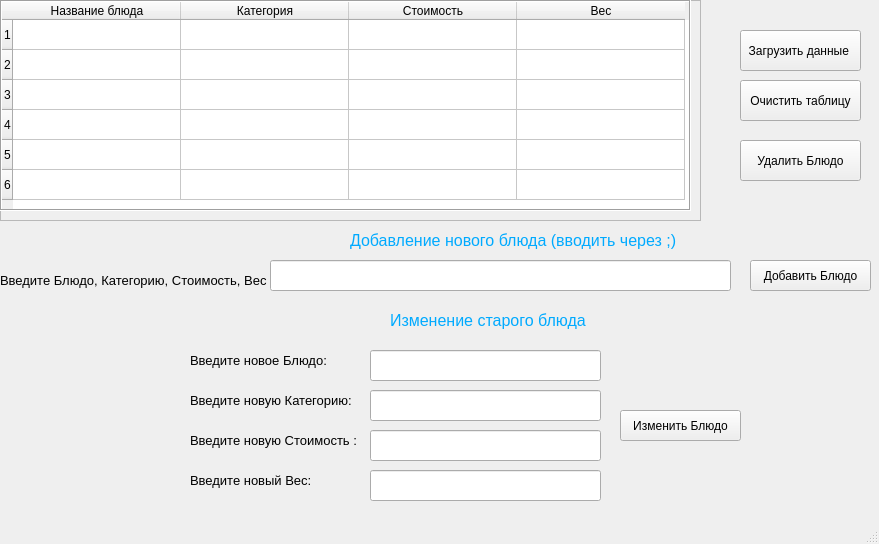
<?xml version="1.0" encoding="UTF-8"?>
<ui version="4.0">
 <class>MainWindow</class>
 <widget class="QMainWindow" name="MainWindow">
  <property name="enabled">
   <bool>true</bool>
  </property>
  <property name="geometry">
   <rect>
    <x>0</x>
    <y>0</y>
    <width>879</width>
    <height>544</height>
   </rect>
  </property>
  <property name="windowTitle">
   <string>Список блюд</string>
  </property>
  <property name="styleSheet">
   <string notr="true"/>
  </property>
  <widget class="QWidget" name="centralwidget">
   <widget class="QFrame" name="frame">
    <property name="geometry">
     <rect>
      <x>0</x>
      <y>0</y>
      <width>701</width>
      <height>221</height>
     </rect>
    </property>
    <property name="frameShape">
     <enum>QFrame::StyledPanel</enum>
    </property>
    <property name="frameShadow">
     <enum>QFrame::Raised</enum>
    </property>
    <widget class="QTableWidget" name="tableWidget">
     <property name="geometry">
      <rect>
       <x>0</x>
       <y>0</y>
       <width>691</width>
       <height>211</height>
      </rect>
     </property>
     <property name="styleSheet">
      <string notr="true"/>
     </property>
     <property name="frameShape">
      <enum>QFrame::Box</enum>
     </property>
     <property name="frameShadow">
      <enum>QFrame::Sunken</enum>
     </property>
     <property name="textElideMode">
      <enum>Qt::ElideRight</enum>
     </property>
     <property name="rowCount">
      <number>6</number>
     </property>
     <property name="columnCount">
      <number>4</number>
     </property>
     <attribute name="horizontalHeaderVisible">
      <bool>true</bool>
     </attribute>
     <attribute name="horizontalHeaderCascadingSectionResizes">
      <bool>false</bool>
     </attribute>
     <attribute name="horizontalHeaderDefaultSectionSize">
      <number>168</number>
     </attribute>
     <row/>
     <row/>
     <row/>
     <row/>
     <row/>
     <row/>
     <column>
      <property name="text">
       <string>Название блюда</string>
      </property>
     </column>
     <column>
      <property name="text">
       <string>Категория</string>
      </property>
     </column>
     <column>
      <property name="text">
       <string>Стоимость</string>
      </property>
     </column>
     <column>
      <property name="text">
       <string>Вес</string>
      </property>
     </column>
    </widget>
   </widget>
   <widget class="QPushButton" name="pushButton_2">
    <property name="geometry">
     <rect>
      <x>740</x>
      <y>80</y>
      <width>121</width>
      <height>41</height>
     </rect>
    </property>
    <property name="text">
     <string>Очистить таблицу</string>
    </property>
   </widget>
   <widget class="QPushButton" name="pushButton">
    <property name="geometry">
     <rect>
      <x>740</x>
      <y>30</y>
      <width>121</width>
      <height>41</height>
     </rect>
    </property>
    <property name="text">
     <string>Загрузить данные </string>
    </property>
   </widget>
   <widget class="QPushButton" name="pushButton_3">
    <property name="geometry">
     <rect>
      <x>750</x>
      <y>260</y>
      <width>121</width>
      <height>31</height>
     </rect>
    </property>
    <property name="text">
     <string>Добавить Блюдо</string>
    </property>
   </widget>
   <widget class="QLabel" name="label_3">
    <property name="geometry">
     <rect>
      <x>190</x>
      <y>350</y>
      <width>151</width>
      <height>21</height>
     </rect>
    </property>
    <property name="font">
     <font>
      <pointsize>10</pointsize>
     </font>
    </property>
    <property name="text">
     <string>Введите новое Блюдо:</string>
    </property>
   </widget>
   <widget class="QLineEdit" name="lineEdit_2">
    <property name="geometry">
     <rect>
      <x>370</x>
      <y>350</y>
      <width>231</width>
      <height>31</height>
     </rect>
    </property>
    <property name="font">
     <font>
      <family>MS Shell Dlg 2</family>
      <pointsize>8</pointsize>
      <weight>75</weight>
      <bold>true</bold>
     </font>
    </property>
   </widget>
   <widget class="QPushButton" name="pushButton_4">
    <property name="geometry">
     <rect>
      <x>740</x>
      <y>140</y>
      <width>121</width>
      <height>41</height>
     </rect>
    </property>
    <property name="text">
     <string>Удалить Блюдо</string>
    </property>
   </widget>
   <widget class="QPushButton" name="pushButton_5">
    <property name="geometry">
     <rect>
      <x>620</x>
      <y>410</y>
      <width>121</width>
      <height>31</height>
     </rect>
    </property>
    <property name="text">
     <string>Изменить Блюдо</string>
    </property>
   </widget>
   <widget class="QLineEdit" name="lineEdit_3">
    <property name="geometry">
     <rect>
      <x>370</x>
      <y>390</y>
      <width>231</width>
      <height>31</height>
     </rect>
    </property>
    <property name="font">
     <font>
      <pointsize>8</pointsize>
     </font>
    </property>
   </widget>
   <widget class="QLineEdit" name="lineEdit_4">
    <property name="geometry">
     <rect>
      <x>370</x>
      <y>430</y>
      <width>231</width>
      <height>31</height>
     </rect>
    </property>
    <property name="font">
     <font>
      <pointsize>8</pointsize>
     </font>
    </property>
   </widget>
   <widget class="QLineEdit" name="lineEdit_5">
    <property name="geometry">
     <rect>
      <x>370</x>
      <y>470</y>
      <width>231</width>
      <height>31</height>
     </rect>
    </property>
    <property name="font">
     <font>
      <pointsize>8</pointsize>
     </font>
    </property>
   </widget>
   <widget class="QLabel" name="label_4">
    <property name="geometry">
     <rect>
      <x>190</x>
      <y>390</y>
      <width>161</width>
      <height>21</height>
     </rect>
    </property>
    <property name="font">
     <font>
      <pointsize>10</pointsize>
     </font>
    </property>
    <property name="text">
     <string>Введите новую Категорию:</string>
    </property>
   </widget>
   <widget class="QLabel" name="label_5">
    <property name="geometry">
     <rect>
      <x>190</x>
      <y>430</y>
      <width>171</width>
      <height>21</height>
     </rect>
    </property>
    <property name="font">
     <font>
      <pointsize>10</pointsize>
     </font>
    </property>
    <property name="text">
     <string>Введите новую Стоимость :</string>
    </property>
   </widget>
   <widget class="QLabel" name="label_6">
    <property name="geometry">
     <rect>
      <x>190</x>
      <y>470</y>
      <width>141</width>
      <height>21</height>
     </rect>
    </property>
    <property name="font">
     <font>
      <pointsize>10</pointsize>
     </font>
    </property>
    <property name="text">
     <string>Введите новый Вес:</string>
    </property>
   </widget>
   <widget class="QLabel" name="label_2">
    <property name="geometry">
     <rect>
      <x>0</x>
      <y>270</y>
      <width>271</width>
      <height>21</height>
     </rect>
    </property>
    <property name="font">
     <font>
      <pointsize>10</pointsize>
     </font>
    </property>
    <property name="text">
     <string>Введите Блюдо, Категорию, Стоимость, Вес :</string>
    </property>
   </widget>
   <widget class="QLineEdit" name="lineEdit">
    <property name="geometry">
     <rect>
      <x>270</x>
      <y>260</y>
      <width>461</width>
      <height>31</height>
     </rect>
    </property>
    <property name="font">
     <font>
      <family>Times New Roman</family>
      <pointsize>9</pointsize>
      <weight>75</weight>
      <italic>true</italic>
      <bold>true</bold>
      <underline>false</underline>
     </font>
    </property>
   </widget>
   <widget class="QLabel" name="label_7">
    <property name="geometry">
     <rect>
      <x>350</x>
      <y>230</y>
      <width>331</width>
      <height>21</height>
     </rect>
    </property>
    <property name="font">
     <font>
      <pointsize>12</pointsize>
     </font>
    </property>
    <property name="styleSheet">
     <string notr="true">color: rgb(0, 170, 255);</string>
    </property>
    <property name="text">
     <string>Добавление нового блюда (вводить через ;)</string>
    </property>
   </widget>
   <widget class="QLabel" name="label_8">
    <property name="geometry">
     <rect>
      <x>390</x>
      <y>310</y>
      <width>221</width>
      <height>21</height>
     </rect>
    </property>
    <property name="font">
     <font>
      <pointsize>12</pointsize>
     </font>
    </property>
    <property name="styleSheet">
     <string notr="true">color: rgb(0, 170, 255);</string>
    </property>
    <property name="text">
     <string>Изменение старого блюда</string>
    </property>
   </widget>
  </widget>
  <widget class="QMenuBar" name="menubar">
   <property name="geometry">
    <rect>
     <x>0</x>
     <y>0</y>
     <width>879</width>
     <height>21</height>
    </rect>
   </property>
  </widget>
  <widget class="QStatusBar" name="statusbar"/>
 </widget>
 <resources/>
 <connections>
  <connection>
   <sender>pushButton_2</sender>
   <signal>clicked()</signal>
   <receiver>tableWidget</receiver>
   <slot>clearContents()</slot>
   <hints>
    <hint type="sourcelabel">
     <x>319</x>
     <y>349</y>
    </hint>
    <hint type="destinationlabel">
     <x>301</x>
     <y>222</y>
    </hint>
   </hints>
  </connection>
 </connections>
</ui>
